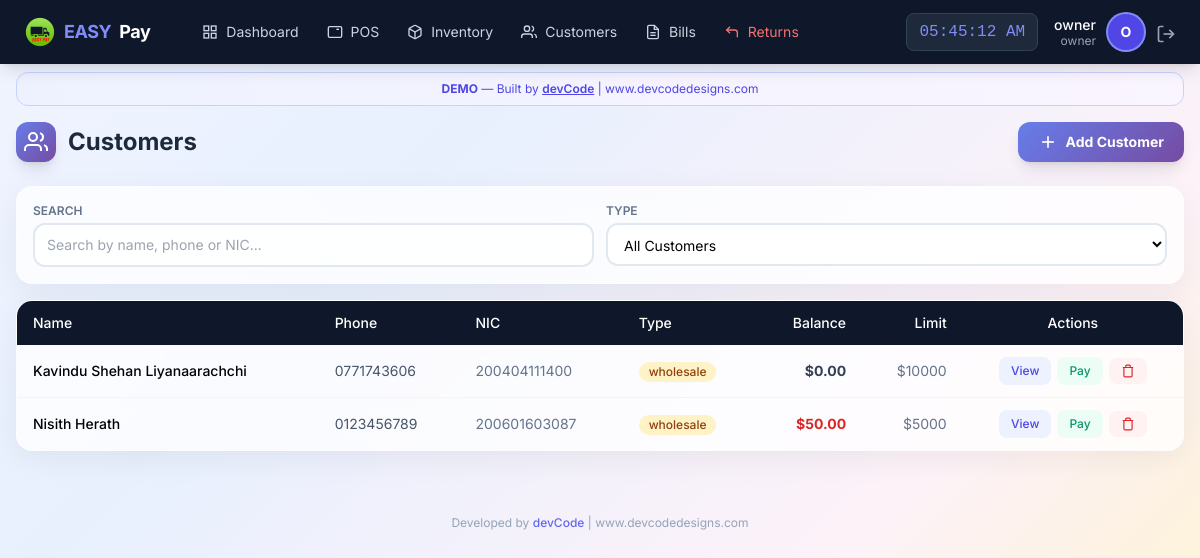
/customer/list (signed in), run on an earlier commit of the app's database.
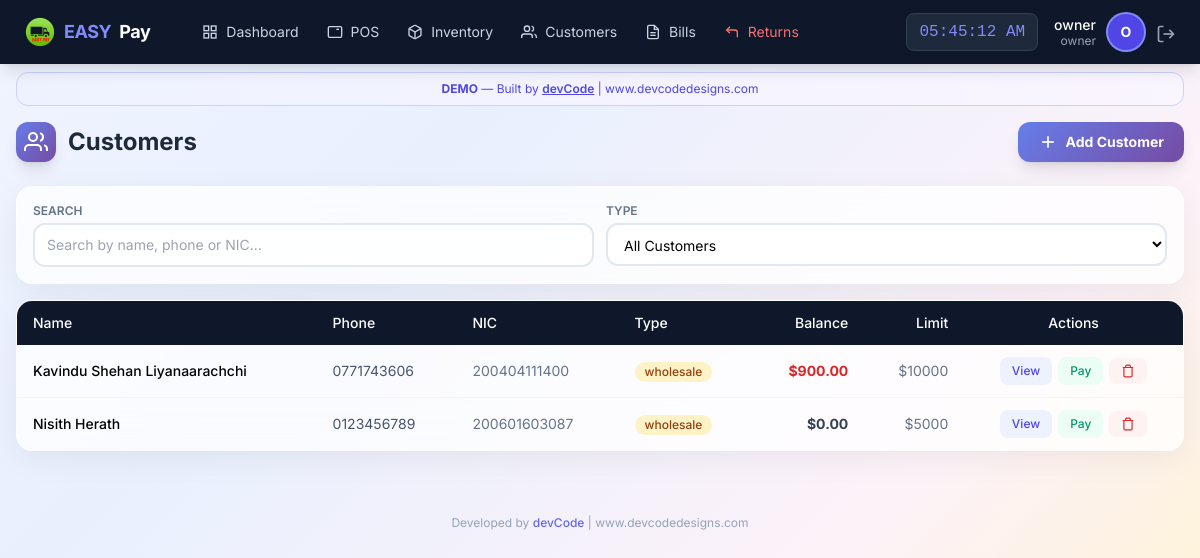
And on a later commit of the database.
### app/models/user.py (models this page shows, shortened)
class User(UserMixin, db.Model):
    __tablename__ = 'users'
    id = db.Column(db.Integer, primary_key=True)
    username = db.Column(db.String(50), unique=True, nullable=False)
    email = db.Column(db.String(120), unique=True, nullable=False)
    password_hash = db.Column(db.String(255), nullable=False)
    role = db.Column(db.String(20), default='staff')  # owner, manager, staff
    is_active = db.Column(db.Boolean, default=True)
    created_at = db.Column(db.DateTime, default=datetime.utcnow)
    last_login = db.Column(db.DateTime)
    orders = db.relationship('Order', backref='cashier_rel', lazy=True, foreign_keys='Order.user_id')

### app/models/customer.py (models this page shows, shortened)
class Customer(db.Model):
    __tablename__ = 'customers'
    id = db.Column(db.Integer, primary_key=True)
    name = db.Column(db.String(100), nullable=False)
    phone = db.Column(db.String(20), unique=True, nullable=False)
    email = db.Column(db.String(120))
    address = db.Column(db.Text)
    nic = db.Column(db.String(20), unique=True, nullable=False)  # National ID Card - mandatory & unique
    customer_type = db.Column(db.String(20), default='retail')
    balance = db.Column(db.Float, default=0.0)
    credit_limit = db.Column(db.Float, default=5000.0)
    total_purchases = db.Column(db.Float, default=0.0)
    total_paid = db.Column(db.Float, default=0.0)
    is_active = db.Column(db.Boolean, default=True)
    notes = db.Column(db.Text)
    created_at = db.Column(db.DateTime, default=datetime.now)
    updated_at = db.Column(db.DateTime, default=datetime.now, onupdate=datetime.now)
    orders = db.relationship('Order', backref='customer_rel', lazy=True)
    payments = db.relationship('Payment', backref='customer_rel', lazy=True)

### app/routes/customer.py (the view)
@customer_bp.route('/list')
@login_required
def list_customers():
    customers = Customer.query.filter_by(is_active=True).order_by(Customer.customer_type, Customer.name).all()
    return render_template('customer/list.html', customers=customers)

### app/models/user.py (called while the page is built)
@login_manager.user_loader
def load_user(user_id):
    return User.query.get(int(user_id))

### app/templates/customer/list.html (shortened to what this page needs)
{% extends "base.html" %}
{% block content %}
<div class="max-w-7xl mx-auto px-2 sm:px-4 py-3 sm:py-4">
    <div class="flex flex-col sm:flex-row justify-between items-start sm:items-center gap-2 sm:gap-3 mb-4 sm:mb-6">
        <h1 class="text-lg sm:text-2xl font-bold text-slate-800 flex items-center gap-2 sm:gap-3">
            <span class="w-8 h-8 sm:w-10 sm:h-10 gradient-indigo rounded-lg sm:rounded-xl flex items-center justify-center shadow-lg flex-shrink-0">
                <svg class="w-4 h-4 sm:w-6 sm:h-6 text-white" viewBox="0 0 24 24" fill="none" stroke="currentColor" stroke-width="2">
                    <path d="M17 21v-2a4 4 0 0 0-4-4H5a4 4 0 0 0-4 4v2"></path>
                    <circle cx="9" cy="7" r="4"></circle>
                    <path d="M23 21v-2a4 4 0 0 0-3-3.87"></path>
                    <path d="M16 3.13a4 4 0 0 1 0 7.75"></path>
                </svg>
            </span>
            <span class="xs:hidden">Customers</span>
        </h1>
        <button onclick="showAddCustomer()" class="gradient-indigo text-white px-3 sm:px-5 py-2 sm:py-2.5 rounded-xl font-bold hover:opacity-90 transition flex items-center gap-1.5 sm:gap-2 shadow-lg text-xs sm:text-sm w-full sm:w-auto justify-center">
            <svg class="w-4 h-4 sm:w-5 sm:h-5" viewBox="0 0 24 24" fill="none" stroke="currentColor" stroke-width="2">
                <line x1="12" y1="5" x2="12" y2="19"></line>
                <line x1="5" y1="12" x2="19" y2="12"></line>
            </svg>
            Add Customer
        </button>
    </div>
    <div class="glass-card rounded-xl sm:rounded-2xl p-3 sm:p-4 mb-3 sm:mb-4">
        <div class="grid grid-cols-1 sm:grid-cols-2 gap-2 sm:gap-3">
            <div>
                <label class="block text-[10px] sm:text-xs font-semibold text-slate-500 uppercase mb-1">Search</label>
                <input type="text" id="custSearch" class="w-full border-2 border-slate-200 rounded-lg sm:rounded-xl px-2 sm:px-3 py-1.5 sm:py-2.5 text-xs sm:text-sm bg-white/80 focus:border-indigo-400 focus:outline-none"
                       placeholder="Search by name, phone or NIC..." onkeyup="filterTable()">
            </div>
            <div>
                <label class="block text-[10px] sm:text-xs font-semibold text-slate-500 uppercase mb-1">Type</label>
                <select id="typeFilter" class="w-full border-2 border-slate-200 rounded-lg sm:rounded-xl px-2 sm:px-3 py-1.5 sm:py-2.5 text-xs sm:text-sm bg-white/80 focus:border-indigo-400 focus:outline-none" onchange="filterTable()">
                    <option value="all">All Customers</option>
                </select>
            </div>
        </div>
    </div>
    <div class="hidden lg:block glass-card rounded-2xl overflow-hidden">
        <div class="overflow-x-auto">
            <table class="w-full text-sm" id="custTable">
                <thead>
                    <tr class="bg-slate-900 text-white">
                        <th class="px-4 py-3 text-left font-medium">Name</th>
                        <th class="px-4 py-3 text-left font-medium">Phone</th>
                        <th class="px-4 py-3 text-left font-medium">NIC</th>
                        <th class="px-4 py-3 text-left font-medium">Type</th>
                        <th class="px-4 py-3 text-right font-medium">Balance</th>
                        <th class="px-4 py-3 text-right font-medium">Limit</th>
                        <th class="px-4 py-3 text-center font-medium">Actions</th>
                    </tr>
                </thead>
                <tbody class="divide-y divide-slate-100">
                    {% for customer in customers %}
                    <tr class="hover:bg-slate-50 transition customer-row" data-type="{{ customer.customer_type }}">
                        <td class="px-4 py-3 font-medium">{{ customer.name }}</td>
                        <td class="px-4 py-3 text-slate-600">{{ customer.phone }}</td>
                        <td class="px-4 py-3 text-slate-500">{{ customer.nic or '-' }}</td>
                        <td class="px-4 py-3">
                            <span class="inline-flex items-center px-2.5 py-0.5 rounded-full text-xs font-medium {{ 'bg-amber-100 text-amber-800' if customer.customer_type == 'wholesale' else 'bg-blue-100 text-blue-800' }}">
                                {{ customer.customer_type }}
                            </span>
                        </td>
                        <td class="px-4 py-3 text-right font-bold {{ 'text-red-600' if customer.balance > 0 else 'text-slate-700' }}">${{ "%.2f"|format(customer.balance) }}</td>
                        <td class="px-4 py-3 text-right text-slate-500">${{ "%.0f"|format(customer.credit_limit) }}</td>
                        <td class="px-4 py-3">
                            <div class="flex items-center justify-center gap-1.5">
                                <button onclick="viewCustomer({{ customer.id }})" class="px-3 py-1.5 bg-indigo-50 text-indigo-600 text-xs font-medium rounded-lg hover:bg-indigo-100">View</button>
                                <button onclick="showPayment({{ customer.id }}, '{{ customer.name }}', {{ customer.balance }})" class="px-3 py-1.5 bg-emerald-50 text-emerald-600 text-xs font-medium rounded-lg hover:bg-emerald-100">Pay</button>
                                <button onclick="confirmDelete({{ customer.id }}, '{{ customer.name }}')" class="px-3 py-1.5 bg-red-50 text-red-600 text-xs font-medium rounded-lg hover:bg-red-100">
                                    <svg class="w-3.5 h-3.5" viewBox="0 0 24 24" fill="none" stroke="currentColor" stroke-width="2"><polyline points="3 6 5 6 21 6"></polyline><path d="M19 6v14a2 2 0 0 1-2 2H7a2 2 0 0 1-2-2V6m3 0V4a2 2 0 0 1 2-2h4a2 2 0 0 1 2 2v2"></path></svg>
                                </button>
                            </div>
                        </td>
                    </tr>
                    {% else %}
                    <tr><td colspan="7" class="px-4 py-8 text-center text-slate-400">No customers found</td></tr>
                    {% endfor %}
                </tbody>
            </table>
        </div>
    </div>
</div>
{% endblock %}

### app/templates/base.html (shortened to what this page needs)
<!DOCTYPE html>
<html lang="en">
<head>
    <script src="https://cdn.tailwindcss.com"></script>
</head>
<body class="bg-slate-100 min-h-screen">
    <nav class="bg-slate-900 text-white shadow-lg fixed top-0 left-0 right-0 z-50">
        <div class="flex justify-between items-center px-4 lg:px-6 h-16">
            <div class="flex items-center gap-6">
                <a href="{{ url_for('pos.dashboard') }}" class="flex items-center gap-2 text-lg font-bold tracking-tight">
                    <img src="{{ url_for('static', filename='img/easypay-logo.png') }}"
                        alt="EASY PAY"
                        class="w-8 h-8 object-contain">
                    <span class="text-indigo-400">EASY</span>Pay
                </a>
                {% if current_user.is_authenticated %}
                <div class="hidden lg:flex items-center gap-1 ml-4">
                    <a href="{{ url_for('pos.dashboard') }}" class="nav-link px-3 py-2 text-sm text-slate-300 hover:text-white flex items-center gap-2">
                        <svg class="icon-sm" viewBox="0 0 24 24" fill="none" stroke="currentColor" stroke-width="2">
                            <rect x="3" y="3" width="7" height="7"></rect><rect x="14" y="3" width="7" height="7"></rect>
                            <rect x="14" y="14" width="7" height="7"></rect><rect x="3" y="14" width="7" height="7"></rect>
                        </svg>
                        Dashboard
                    </a>
                    <a href="{{ url_for('pos.terminal') }}" class="nav-link px-3 py-2 text-sm text-slate-300 hover:text-white flex items-center gap-2">
                        <svg class="icon-sm" viewBox="0 0 24 24" fill="none" stroke="currentColor" stroke-width="2">
                            <rect x="2" y="4" width="20" height="16" rx="2"></rect>
                            <line x1="6" y1="8" x2="6" y2="8"></line><line x1="10" y1="8" x2="10" y2="8"></line>
                            <line x1="14" y1="8" x2="18" y2="8"></line>
                        </svg>
                        POS
                    </a>
                    <a href="{{ url_for('inventory.manage') }}" class="nav-link px-3 py-2 text-sm text-slate-300 hover:text-white flex items-center gap-2">
                        Inventory
                    </a>
                    <a href="{{ url_for('customer.list_customers') }}" class="nav-link px-3 py-2 text-sm text-slate-300 hover:text-white flex items-center gap-2">
                        <svg class="icon-sm" viewBox="0 0 24 24" fill="none" stroke="currentColor" stroke-width="2">
                            <path d="M17 21v-2a4 4 0 0 0-4-4H5a4 4 0 0 0-4 4v2"></path>
                            <circle cx="9" cy="7" r="4"></circle>
                            <path d="M23 21v-2a4 4 0 0 0-3-3.87"></path>
                            <path d="M16 3.13a4 4 0 0 1 0 7.75"></path>
                        </svg>
                        Customers
                    </a>
                    {% if current_user.role in ['owner','manager'] %}
                    <a href="{{ url_for('pos.bills') }}" class="nav-link px-3 py-2 text-sm text-slate-300 hover:text-white flex items-center gap-2">
                        <svg class="icon-sm" viewBox="0 0 24 24" fill="none" stroke="currentColor" stroke-width="2">
                            <path d="M14 2H6a2 2 0 0 0-2 2v16a2 2 0 0 0 2 2h12a2 2 0 0 0 2-2V8z"></path>
                            <polyline points="14 2 14 8 20 8"></polyline>
                            <line x1="16" y1="13" x2="8" y2="13"></line><line x1="16" y1="17" x2="8" y2="17"></line>
                        </svg>
                        Bills
                    </a>
                    <a href="{{ url_for('pos.returns') }}" class="nav-link px-3 py-2 text-sm text-red-400 hover:text-red-300 flex items-center gap-2">
                        <svg class="icon-sm" viewBox="0 0 24 24" fill="none" stroke="currentColor" stroke-width="2">
                            <polyline points="9 14 4 9 9 4"></polyline>
                            <path d="M20 20v-7a4 4 0 0 0-4-4H4"></path>
                        </svg>
                        Returns
                    </a>
                    {% endif %}
                </div>
                {% endif %}
            </div>
            {% if current_user.is_authenticated %}
            <div class="flex items-center gap-4">
                <span id="liveClock" class="hidden sm:block text-base font-mono bg-slate-800 px-3 py-1.5 rounded-lg text-indigo-400 border border-slate-700"></span>
                <div class="flex items-center gap-3">
                    <div class="hidden sm:block text-right">
                        <p class="text-sm font-medium leading-tight">{{ current_user.username }}</p>
                        <p class="text-xs text-slate-400 leading-tight">{{ current_user.role }}</p>
                    </div>
                    <div class="w-9 h-9 bg-indigo-600 rounded-full flex items-center justify-center text-sm font-bold ring-2 ring-indigo-400">
                        {{ current_user.username[0]|upper }}
                    </div>
                    <a href="{{ url_for('auth.logout') }}" class="text-slate-400 hover:text-red-400 transition" title="Logout">
                        <svg class="icon" viewBox="0 0 24 24" fill="none" stroke="currentColor" stroke-width="2">
                            <path d="M9 21H5a2 2 0 0 1-2-2V5a2 2 0 0 1 2-2h4"></path>
                            <polyline points="16 17 21 12 16 7"></polyline>
                            <line x1="21" y1="12" x2="9" y2="12"></line>
                        </svg>
                    </a>
                </div>
            </div>
            {% endif %}
        </div>
    </nav>
    <div class="pt-16 pb-20 lg:pb-4">
        <div class="max-w-7xl mx-auto px-4 mt-2">
            <div class="bg-gradient-to-r from-indigo-50 to-purple-50 border border-indigo-200 rounded-xl px-4 py-2 text-center text-xs text-indigo-600">
                <strong>DEMO</strong> — Built by <a href="https://www.devcodedesigns.com" target="_blank" class="underline font-semibold hover:text-indigo-800">devCode</a> | www.devcodedesigns.com
            </div>
        </div>
        {% block content %}{% endblock %}
        <footer class="max-w-7xl mx-auto px-4 py-4 text-center text-xs text-slate-400 mt-8">
            Developed by <a href="https://www.devcodedesigns.com" target="_blank" class="text-indigo-500 hover:text-indigo-700 font-medium">devCode</a> | www.devcodedesigns.com
        </footer>
    </div>
</body>
</html>

### app/templates/base.html (style rules this page uses)
body { font-family: 'Inter', system-ui, sans-serif; }
.nav-link { transition: all 0.2s; }
.icon { width: 20px; height: 20px; display: inline-block; vertical-align: middle; }
.icon-sm { width: 16px; height: 16px; }

### app/templates/customer/list.html (style rules this page uses)
body { background: linear-gradient(135deg, #f0f4ff 0%, #e8f0fe 30%, #fdf2f8 70%, #fef3c7 100%); min-height: 100vh; }
.glass-card { background: rgba(255, 255, 255, 0.75); backdrop-filter: blur(20px); -webkit-backdrop-filter: blur(20px); border: 1px solid rgba(255, 255, 255, 0.4); box-shadow: 0 8px 32px rgba(0, 0, 0, 0.06); }
.gradient-indigo { background: linear-gradient(135deg, #667eea 0%, #764ba2 100%); }

What changed in the data, as far as the page shows it:
changed Customer "Kavindu Shehan Liyanaarachchi": balance "0.00" → "900.00"
changed Customer "Nisith Herath": balance "50.00" → "0.00"
